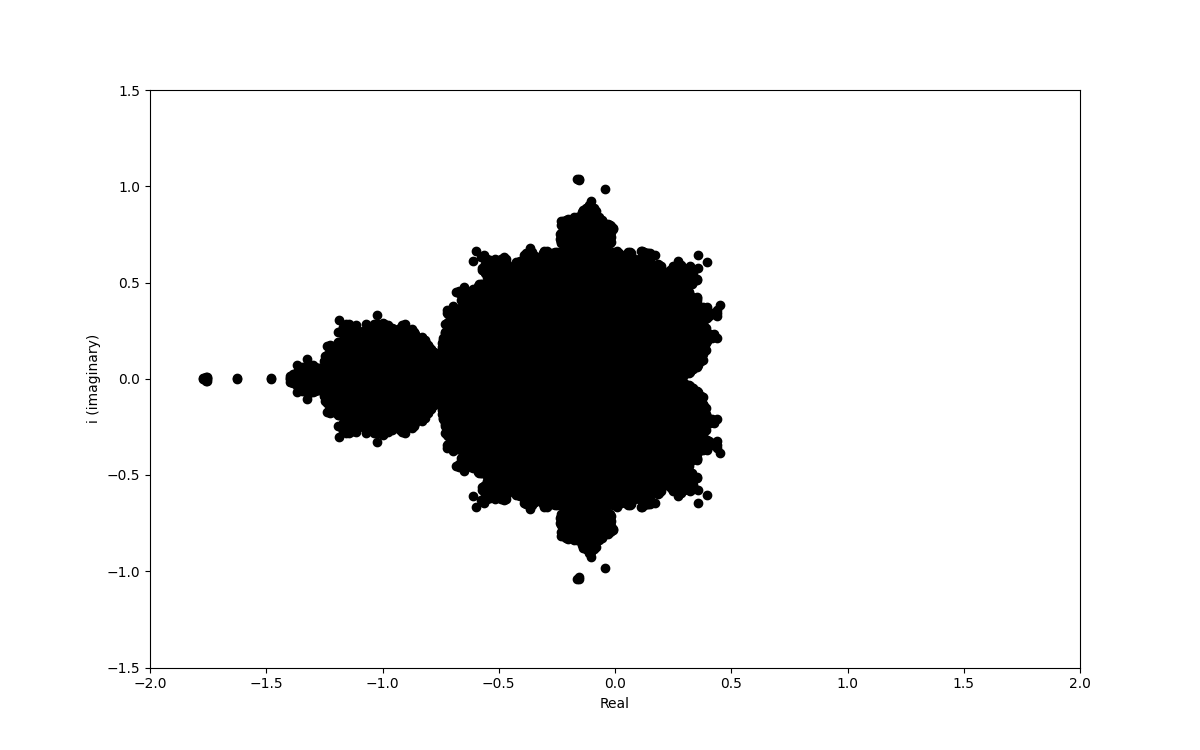

Source code (Python):
#
#
#
# Mandelbrot set, again
# https://stackoverflow.com/questions/60467316/displaying-mandelbrot-set-in-python-using-matplotlib-pyplot-and-numpy
#
#
#

import pylab as plt
import numpy as np
# initial values 
loop = 50 # number of interations
div = 600 # divisions
# all possible values of c
c = np.linspace(-2,2,div)[:,np.newaxis] + 1j*np.linspace(-2,2,div)[np.newaxis,:] 
z = 0 
for n in range(0,loop):
      z = z**2 + c

plt.rcParams['figure.figsize'] = [12, 7.5] 
p = c[abs(z) < 2] # removing c values for which z has diverged 
plt.scatter(p.real, p.imag, color = "black" ) # plotting points
plt.xlabel("Real")
plt.ylabel("i (imaginary)")
plt.xlim(-2,2)
plt.ylim(-1.5,1.5)
plt.savefig("Experiment17.png")
plt.show()